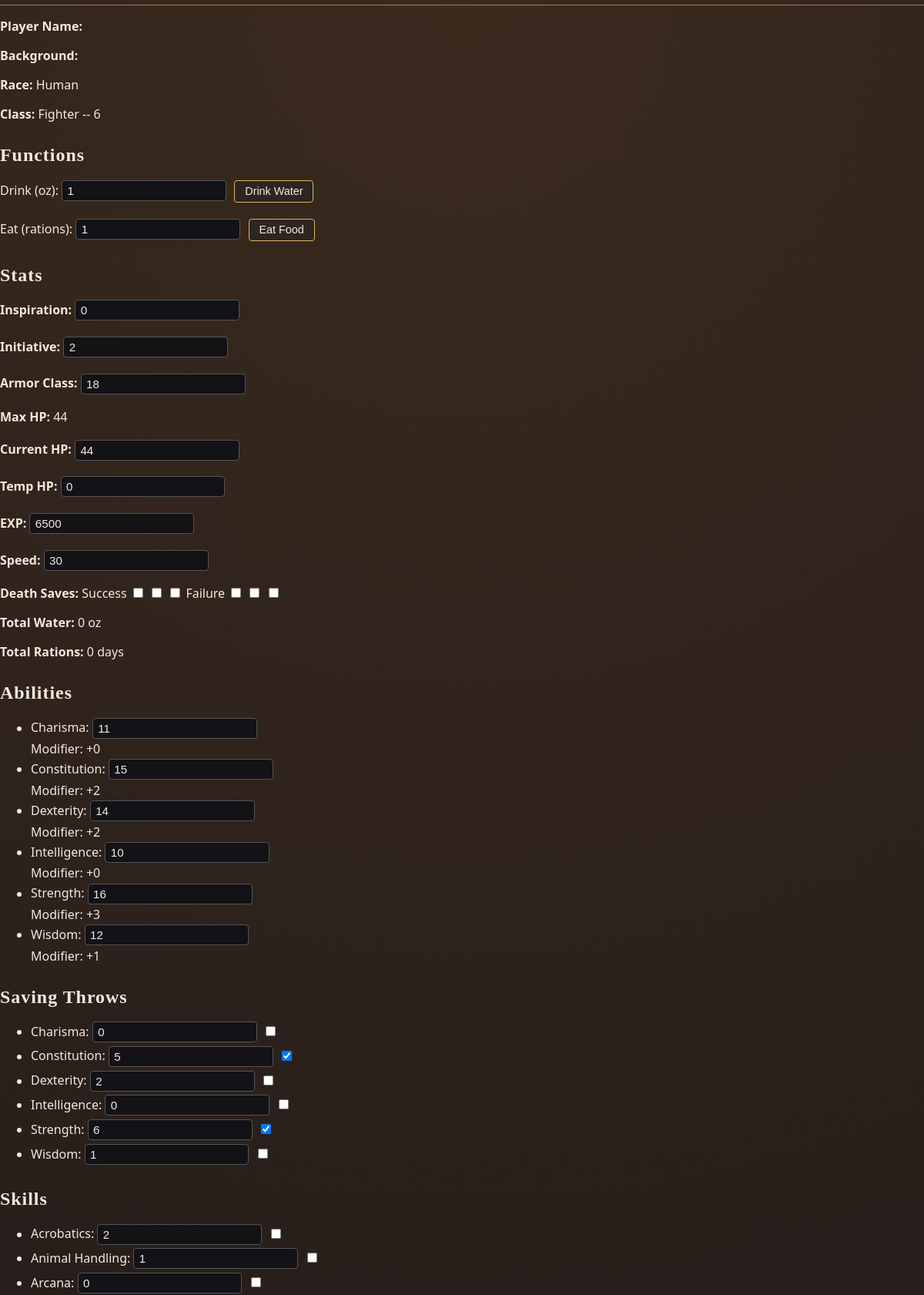
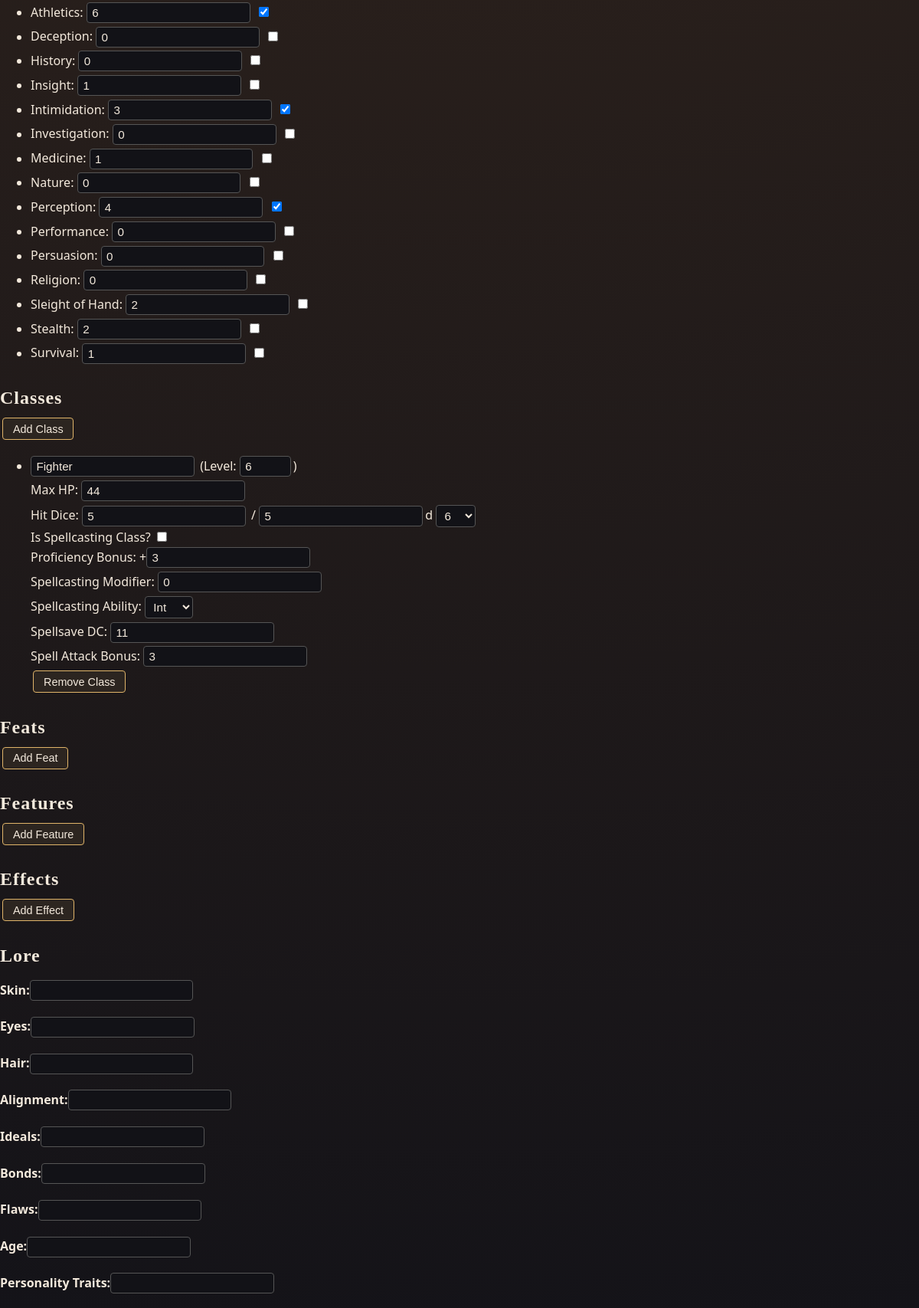
Screenshot of /character/1 (upper part) with the database file from the repository (2 pictures, top to bottom).
### tables this page shows
CREATE TABLE Race(
characterid INTEGER REFERENCES Character(characterid),
name TEXT,
speed INTEGER NOT NULL CHECK(speed >= 0),
PRIMARY KEY(characterid, name)
);

CREATE TABLE Class(
characterid INTEGER REFERENCES Character(characterid),
name TEXT,
proficiencybonus INTEGER NOT NULL CHECK(proficiencybonus >= 0),
totalhitdice INTEGER NOT NULL CHECK(totalhitdice >= 0),
currenthitdice INTEGER CHECK(currenthitdice >= 0) DEFAULT 0,
typeofhitdice INTEGER NOT NULL DEFAULt 6 CHECK(typeofhitdice IN (6, 8, 10, 12)),
maxhitpoints INTEGER NOT NULL CHECK(maxhitpoints >= 0),
classlevel INTEGER NOT NULL CHECK(classlevel >= 0),
isSpellCastingClass INTEGER NOT NULL CHECK(isSpellCastingClass IN (0, 1)) DEFAULT 0,
spellcastingability TEXT NOT NULL CHECK(spellcastingability IN ('Str', 'Dex', 'Con', 'Int', 'Wis', 'Cha')) DEFAULT 'Int',
spellcastingmodifier INTEGER NOT NULL CHECK(spellcastingmodifier >= 0),
PRIMARY KEY(characterid, name)
);

CREATE TABLE Stats(
characterid INTEGER REFERENCES Character(characterid),
id INTEGER PRIMARY KEY AUTOINCREMENT,
inspiration INTEGER CHECK(inspiration >= 0) DEFAULT 0,
currenthitpoints INTEGER DEFAULT 0,
temporaryhitpoints INTEGER CHECK(temporaryhitpoints >= 0) DEFAULT 0,
exp INTEGER CHECK(exp >= 0) DEFAULT 0,
deathsuccesses INTEGER CHECK(deathsuccesses >= 0 AND deathsuccesses <= 3) DEFAULT 0,
deathfailures INTEGER CHECK(deathfailures >= 0 AND deathfailures <= 3) DEFAULT 0,
totalspellslotslevel1 INTEGER NOT NULL CHECK(totalspellslotslevel1 >= 0) DEFAULT 0,
totalspellslotslevel2 INTEGER NOT NULL CHECK(totalspellslotslevel2 >= 0) DEFAULT 0,
totalspellslotslevel3 INTEGER NOT NULL CHECK(totalspellslotslevel3 >= 0) DEFAULT 0,
totalspellslotslevel4 INTEGER NOT NULL CHECK(totalspellslotslevel4 >= 0) DEFAULT 0,
totalspellslotslevel5 INTEGER NOT NULL CHECK(totalspellslotslevel5 >= 0) DEFAULT 0,
totalspellslotslevel6 INTEGER NOT NULL CHECK(totalspellslotslevel6 >= 0) DEFAULT 0,
totalspellslotslevel7 INTEGER NOT NULL CHECK(totalspellslotslevel7 >= 0) DEFAULT 0,
totalspellslotslevel8 INTEGER NOT NULL CHECK(totalspellslotslevel8 >= 0) DEFAULT 0,
totalspellslotslevel9 INTEGER NOT NULL CHECK(totalspellslotslevel9 >= 0) DEFAULT 0,
usedspellslotslevel1 INTEGER NOT NULL CHECK(usedspellslotslevel1 >= 0 AND usedspellslotslevel1 <= totalspellslotslevel1) DEFAULT 0,
usedspellslotslevel2 INTEGER NOT NULL CHECK(usedspellslotslevel2 >= 0 AND usedspellslotslevel2 <= totalspellslotslevel2) DEFAULT 0,
usedspellslotslevel3 INTEGER NOT NULL CHECK(usedspellslotslevel3 >= 0 AND usedspellslotslevel3 <= totalspellslotslevel3) DEFAULT 0,
usedspellslotslevel4 INTEGER NOT NULL CHECK(usedspellslotslevel4 >= 0 AND usedspellslotslevel4 <= totalspellslotslevel4) DEFAULT 0,
usedspellslotslevel5 INTEGER NOT NULL CHECK(usedspellslotslevel5 >= 0 AND usedspellslotslevel5 <= totalspellslotslevel5) DEFAULT 0,
usedspellslotslevel6 INTEGER NOT NULL CHECK(usedspellslotslevel6 >= 0 AND usedspellslotslevel6 <= totalspellslotslevel6) DEFAULT 0,
usedspellslotslevel7 INTEGER NOT NULL CHECK(usedspellslotslevel7 >= 0 AND usedspellslotslevel7 <= totalspellslotslevel7) DEFAULT 0,
usedspellslotslevel8 INTEGER NOT NULL CHECK(usedspellslotslevel8 >= 0 AND usedspellslotslevel8 <= totalspellslotslevel8) DEFAULT 0,
usedspellslotslevel9 INTEGER NOT NULL CHECK(usedspellslotslevel9 >= 0 AND usedspellslotslevel9 <= totalspellslotslevel9) DEFAULT 0,
armorclass INTEGER NOT NULL DEFAULT 0
);

CREATE TABLE Ability(
characterid INTEGER REFERENCES Character(characterid),
name TEXT,
score INTEGER NOT NULL,
PRIMARY KEY(characterid, name)
);

CREATE TABLE SavingThrow(
characterid INTEGER REFERENCES Character(characterid),
name TEXT,
proficient INTEGER NOT NULL CHECK(proficient IN (0, 1)) DEFAULT 0,
score INTEGER NOT NULL,
PRIMARY KEY(characterid, name)
);

CREATE TABLE Skill(
characterid INTEGER REFERENCES Character(characterid),
name TEXT,
score INTEGER NOT NULL,
proficient INTEGER NOT NULL CHECK(proficient IN (0, 1)) DEFAULT 0,
PRIMARY KEY(characterid, name)
);

### MyFlask.py (the view)
@app.route("/character/<int:cid>") #character editing page
def character(cid):
    conn = sqlite3.connect("DnDCharacterManager.db")
    cursor = conn.cursor()
    user_id = session.get("userid")
    cursor.execute("SELECT * FROM Character WHERE characterid = ? AND userid = ?", (cid, user_id,))
    character = cursor.fetchone()
    cursor.execute("SELECT * FROM Character WHERE ownerid = ? AND userid = ?", (cid, user_id,))
    companions = cursor.fetchall()
    cursor.execute("SELECT * FROM Stats WHERE characterid = ?", (cid,))
    stats = cursor.fetchone()
    cursor.execute("SELECT * FROM Skill WHERE characterid = ?", (cid,))
    skills = cursor.fetchall()
    cursor.execute("SELECT * FROM Class WHERE characterid = ?", (cid,))
    classes = cursor.fetchall()
    cursor.execute("SELECT * FROM Race WHERE characterid = ?", (cid,))
    race = cursor.fetchone()
    cursor.execute("SELECT * FROM SavingThrow WHERE characterid = ?", (cid,))
    savingthrows = cursor.fetchall()
    cursor.execute("SELECT * FROM Ability WHERE characterid = ?", (cid,))
    abilities = cursor.fetchall()
    cursor.execute("SELECT * FROM Feat WHERE characterid = ?", (cid,))
    feats = cursor.fetchall()
    cursor.execute("SELECT * FROM Features WHERE characterid = ?", (cid,))
    features = cursor.fetchall()
    cursor.execute("SELECT * From Effects WHERE characterid = ?", (cid,))
    effects = cursor.fetchall()
    cursor.execute("SELECT * FROM Lore WHERE characterid = ?", (cid,))
    lore = cursor.fetchone()
    cursor.execute("SELECT * FROM Item WHERE characterid = ?", (cid,))
    items = cursor.fetchall()
    cursor.execute("SELECT w.*, i.name, i.description FROM WaterContainer w JOIN Item i ON w.itemid = i.itemid WHERE w.characterid = ?", (cid,))
    containers = cursor.fetchall()
    total_water = sum(w[2] for w in containers)
    cursor.execute("SELECT s.*, i.name, i.description FROM SiegeEquipment s JOIN Item i ON s.itemid = i.itemid WHERE s.characterid = ?", (cid,))
    siegeequipments = cursor.fetchall()
    cursor.execute("SELECT p.*, i.name, i.description FROM Poison p JOIN Item i ON p.itemid = i.itemid WHERE p.characterid = ?", (cid,))
    poisons = cursor.fetchall()
    cursor.execute("SELECT a.*, i.name, i.description FROM AdventuringGear a JOIN Item i ON a.itemid = i.itemid WHERE a.characterid = ?", (cid,))
    adventuringgears = cursor.fetchall()
    cursor.execute("SELECT w.*, i.name, i.description FROM Weapon w JOIN Item i ON w.itemid = i.itemid WHERE w.characterid = ?", (cid,))
    weapons = cursor.fetchall()
    cursor.execute("SELECT a.*, i.name, i.description FROM ArmorShield a JOIN Item i ON a.itemid = i.itemid WHERE a.characterid = ?", (cid,))
    armorshields = cursor.fetchall()
    cursor.execute("SELECT s.*, i.name, i.description FROM Spell s JOIN Item i ON s.itemid = i.itemid WHERE s.characterid = ?", (cid,))
    spells = cursor.fetchall()
    cursor.execute("SELECT e.*, i.name, i.description FROM Explosive e JOIN Item i ON e.itemid = i.itemid WHERE e.characterid = ?", (cid,))
    explosives = cursor.fetchall()
    cursor.execute("SELECT t.*, i.name, i.description FROM Tool t JOIN Item i ON t.itemid = i.itemid WHERE t.characterid = ?", (cid,))
    tools = cursor.fetchall()
    cursor.execute("SELECT t.*, i.name, i.description FROM Trinket t JOIN Item i ON t.itemid = i.itemid WHERE t.characterid = ?", (cid,))
    trinkets = cursor.fetchall()
    cursor.execute("SELECT f.*, i.name, i.description FROM Firearm f JOIN Item i ON f.itemid = i.itemid WHERE f.characterid = ?", (cid,))
    firearms = cursor.fetchall()
    cursor.execute("SELECT o.*, i.name, i.description FROM Other o JOIN Item i ON o.itemid = i.itemid WHERE o.characterid = ?", (cid,))
    others = cursor.fetchall()
    cursor.execute("SELECT w.*, i.name, i.description FROM Wondrous w JOIN Item i ON w.itemid = i.itemid WHERE w.characterid = ?", (cid,))
    wondrous = cursor.fetchall()
    cursor.execute("SELECT r.*, i.name, i.description FROM Ration r JOIN Item i ON r.itemid = i.itemid WHERE r.characterid = ?", (cid,))
    rations = cursor.fetchall()
    total_rations = sum(r[2] for r in rations)
    conn.close()
    print(character, companions, stats, skills, classes, race, savingthrows, abilities, feats, features, effects, lore, items, containers, siegeequipments, poisons, adventuringgears, weapons, armorshields, spells, explosives, tools, trinkets, firearms, others, wondrous, rations)
    return render_template("character.html", character=character, companions=companions, stats=stats, skills=skills, classes=classes, race=race, savingthrows=savingthrows, abilities=abilities, feats=feats, features=features, effects=effects, lore=lore, items=items, containers=containers, siegeequipments=siegeequipments, poisons=poisons, adventuringgears=adventuringgears, weapons=weapons, armorshields=armorshields, spells=spells, explosives=explosives, tools=tools, trinkets=trinkets, firearms=firearms, others=others, wondrous=wondrous, rations=rations, total_water=total_water, total_rations=total_rations)

### templates/character.html (shortened to what this page needs)
<!DOCTYPE html>
<html lang="en">
<head>
    <link rel="stylesheet" href="{{ url_for('static', filename='css/charactercreation.css') }}">
</head>
<body data-character-id="{{ character[0] }}">
    <h1>{{ character[4] }}</h1>
    <div>
        <p><strong>Player Name:</strong> {{ character[5] }}</p>
        <p><strong>Background:</strong> {{ character[2] }}</p>
        <p><strong>Race: </strong> {{ race[1] }}</p>
        {% for c in classes %}
            <p><strong>Class: </strong> {{ c[1] }} -- {{ c[7] }}</p>
        {% endfor %}
    </div>
    <h2>Functions</h2>
    <div>
        <p>
            <label>
                Drink (oz):
                <input type="number" id="drinkWaterAmount" min="1" value="1">
            </label>
            <button type="button" id="drinkWaterButton">Drink Water</button>
        </p>
        <p>
            <label>
                Eat (rations):
                <input type="number" id="eatRationAmount" min="1" value="1">
            </label>
            <button type="button" id="eatRationButton">Eat Food</button>
        </p>
    </div>
    <h2>Stats</h2>
    <div>
        <p><strong>Inspiration:</strong> <input type="number" id="statsInspiration" value="{{ stats[2] }}" min="0"></p>
        <p><strong>Initiative:</strong> <input type="number" id="initiativeInput" value="0"></p>
        <p><strong>Armor Class:</strong> <input type="number" id="statsAC" value="{{ stats[26] }}"></p>
        {% set total_hp = classes | sum(attribute=6) %}
        <p><strong>Max HP: </strong><span id="totalMaxHpInput">{{ total_hp }}</span></p>
        <p><strong>Current HP:</strong> <input type="number" id="statsCurrentHP" value="{{ stats[3] }}" min="0"></p>
        <p><strong>Temp HP:</strong> <input type="number" id="statsTempHP" value="{{ stats[4] }}" min="0"></p>
        <p><strong>EXP:</strong> <input type="number" id="statsExp" value="{{ stats[5] }}" min="0"></p>
        <p><strong>Speed:</strong> <input type="number" value="{{race[2]}}" min="0"></p>
        <p><strong>Death Saves:</strong>
            Success
            <input type="checkbox" class="death-success" data-index="1" {% if stats[6] >= 1 %}checked{% endif %}>
            <input type="checkbox" class="death-success" data-index="2" {% if stats[6] >= 2 %}checked{% endif %}>
            <input type="checkbox" class="death-success" data-index="3" {% if stats[6] == 3 %}checked{% endif %}>
            Failure
            <input type="checkbox" class="death-failure" data-index="1" {% if stats[7] >= 1 %}checked{% endif %}>
            <input type="checkbox" class="death-failure" data-index="2" {% if stats[7] >= 2 %}checked{% endif %}>
            <input type="checkbox" class="death-failure" data-index="3" {% if stats[7] == 3 %}checked{% endif %}>
        </p>
        <p><strong>Total Water:</strong> <span id="totalWaterValue">{{ total_water }}</span> oz</p>
        <p><strong>Total Rations:</strong> <span id="totalRationsValue">{{ total_rations }}</span> {% if total_rations == 1 %} day {% else %} days {% endif %}</p>
    </div>
    <h2>Abilities</h2>
    <div>
        <ul>
            {% for ability in abilities %}
                <li class="ability-row" data-ability-name="{{ ability[1] }}">
                    {{ ability[1] }}: <input type="number" class="ability-score" value="{{ ability[2] }}" placeholder="{{ ability[2] }}" min="1"><br>
                    Modifier: <span class="ability-mod">{{ (ability[2] - 10) // 2 }}</span>
                </li>
            {% endfor %}
        </ul>
    </div>
    <h2>Saving Throws</h2>
    <div>
        <ul>
            {% for st in savingthrows %}
                <li>{{ st[1] }}: <input type="number" class="saving-score" data-name="{{ st[1] }}" value="{{ st[3] }}"> <input type="checkbox" class="saving-prof" data-name="{{ st[1] }}" {% if st[2] == 1 %}checked{% endif %}></li>
            {% endfor %}
        </ul>
    </div>
    <h2>Skills</h2>
    <div>
        <ul>
            {% for s in skills %}
                <li>
                    {{ s[1] }}: <input type="number" class="skill-score" data-name="{{ s[1] }}" value="{{ s[2] }}">  <input type="checkbox" class="skill-prof" data-name="{{ s[1] }}" {% if s[3] == 1 %}checked{% endif %}>
                </li>
            {% endfor %}
        </ul>
    </div>
    <h2>Classes</h2>
    <div>
        <button type="button" id="addClassButton">Add Class</button>
        <ul id="classList">
            {% for c in classes %}
                <li class="spellcasting-class" data-original-name="{{ c[1] }}">
                    <strong><input type="text" class="class-name" value="{{ c[1] }}"></strong>
                    (Level: <input type="number" class="class-level" value="{{ c[7] }}" min="0" max="20">)<br>
                    Max HP: <input type="number" class="class-maxhp" value="{{ c[6] }}" min="0"><br>
                    Hit Dice: <input type="number" class="class-currenthd" value="{{ c[4] }}" min="0"> /
                    <input type="number" class="class-totalhd" value="{{ c[3] }}" min="0">d
                    <select class="class-die-size">
                        {% for size in [6,8,10,12] %}
                            <option value="{{ size }}" {% if size == c[6] %}selected{% endif %}>{{ size }}</option>
                        {% endfor %}
                    </select><br>
                    Is Spellcasting Class?
                    <input type="checkbox"
                        class="class-is-spellcasting"
                        {% if c[8] == 1 %}checked{% endif %}><br>
                    Proficiency Bonus:
                    +<input type="number" class="class-prof-bonus" value="{{ c[2] }}" min="0"><br>
                    Spellcasting Modifier:
                    <input type="number" class="spellcasting-mod" value="{{ c[10] }}"><br>
                    Spellcasting Ability:
                    <select class="class-spell-ability">
                        <option value="Int" {% if c[9] == 'Int' %}selected{% endif %}>Int</option>
                    </select><br>
                    Spellsave DC:
                    <input type="number" class="spellsave-dc" readonly><br>
                    Spell Attack Bonus:
                    <input type="number" class="spell-attack-bonus" readonly><br>
                </li>
            {% endfor %}
        </ul>
    </div>
    <h2>Feats</h2>
    <div>
        <button type="button" id="addFeatButton">Add Feat</button>
    </div>
    <h2>Features</h2>
    <div>
        <button type="button" id="addFeatureButton">Add Feature</button>
    </div>
    <h2>Effects</h2>
    <div>
        <button type="button" id="addEffectButton">Add Effect</button>
    </div>
    <h2>Lore</h2>
    <div>
        <p><strong>Skin:</strong><input type='text' id="loreSkin" value='{{ lore[2] }}'></p>
        <p><strong>Eyes:</strong><input type='text' id="loreEyes" value='{{ lore[3] }}'></p>
        <p><strong>Hair:</strong><input type="text" id="loreHair" value="{{ lore[14] }}"></p>
        <p><strong>Alignment:</strong><input type="text" id="loreAlignment" value="{{ lore[15] }}"></p>
        <p><strong>Ideals:</strong><input type='text' id="loreIdeals" value='{{ lore[4] }}'></p>
        <p><strong>Bonds:</strong><input type='text' id="loreBonds" value='{{ lore[5] }}'></p>
        <p><strong>Flaws:</strong><input type='text' id="loreFlaws" value='{{ lore[6] }}'></p>
        <p><strong>Age:</strong><input type='text' id="loreAge" value='{{ lore[7] }}'></p>
        <p><strong>Personality Traits:</strong><input type='text' id="loreTraits" value='{{ lore[8] }}'></p>
    </div>
</body>
</html>

### rows the page displays
Race: name "Human", speed "30"
Class: name "Fighter", classlevel "6", maxhitpoints "44", currenthitdice "5", totalhitdice "5", proficiencybonus "3", spellcastingmodifier "0", spellcastingability "Int"
Stats: inspiration "0", armorclass "18", currenthitpoints "44", temporaryhitpoints "0", exp "6500"
Ability: name "Charisma", score "11", (ability[2]-10)//2 "+0"
Ability: name "Constitution", score "15", (ability[2]-10)//2 "+2"
Ability: name "Dexterity", score "14", (ability[2]-10)//2 "+2"
Ability: name "Intelligence", score "10", (ability[2]-10)//2 "+0"
Ability: name "Strength", score "16", (ability[2]-10)//2 "+3"
Ability: name "Wisdom", score "12", (ability[2]-10)//2 "+1"
SavingThrow: name "Charisma", score "0"
SavingThrow: name "Constitution", score "5", proficient "☑"
SavingThrow: name "Dexterity", score "2"
SavingThrow: name "Intelligence", score "0"
SavingThrow: name "Strength", score "6", proficient "☑"
SavingThrow: name "Wisdom", score "1"
Skill: name "Acrobatics", score "2"
Skill: name "Animal Handling", score "1"
Skill: name "Arcana", score "0"
Skill: name "Athletics", score "6", proficient "☑"
Skill: name "Deception", score "0"
Skill: name "History", score "0"
Skill: name "Insight", score "1"
Skill: name "Intimidation", score "3", proficient "☑"
Skill: name "Investigation", score "0"
Skill: name "Medicine", score "1"
Skill: name "Nature", score "0"
Skill: name "Perception", score "4", proficient "☑"
Skill: name "Performance", score "0"
Skill: name "Persuasion", score "0"
Skill: name "Religion", score "0"
Skill: name "Sleight of Hand", score "2"
Skill: name "Stealth", score "2"
Skill: name "Survival", score "1"

### other values shown
{{ total_hp }} "44"
{{ total_water }} "0"
{{ total_rations }} "0"
form field value "6"
